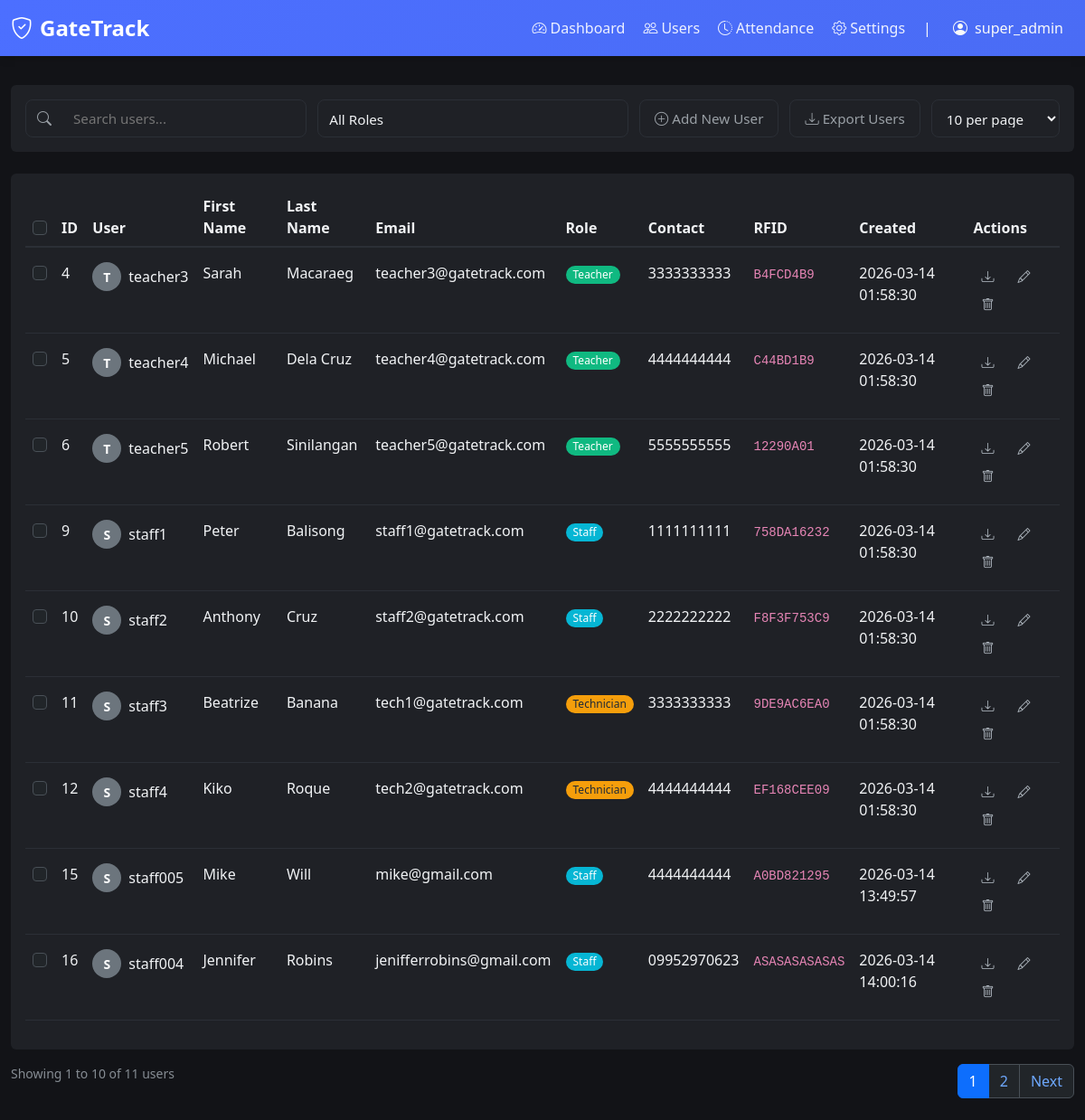
The app's page /users (signed in) with its own data.
### tables this page shows
CREATE TABLE "users" (id INTEGER NOT NULL, username VARCHAR(80), email VARCHAR(120) NOT NULL, password VARCHAR(200), contact VARCHAR(20), gender VARCHAR(10), role VARCHAR(20) NOT NULL, created_at DATETIME, rfid TEXT, first_name VARCHAR(50), last_name VARCHAR(50), PRIMARY KEY (id), UNIQUE (email));

### app.py (the view)
@app.route('/users')
@login_required
def users():
    if session.get('role') not in ['super_admin', 'teacher']:
        flash('You do not have permission to view this page.', 'error')
        return redirect(url_for('dashboard'))
    page = int(request.args.get('page', 1))
    per_page = int(request.args.get('per_page', 10))
    search_term = request.args.get('search', '').strip()
    role_filter = request.args.get('role', '')
    if per_page not in [10, 20, 30, 100]:
        per_page = 10
    page = max(1, page)
    from database_utils import get_paginated_users
    users, total_count = get_paginated_users(page, per_page, search_term, role_filter)
    total_pages = (total_count + per_page - 1) // per_page
    if page > total_pages and total_pages > 0:
        return redirect(url_for('users', page=total_pages, per_page=per_page,
                               search=search_term, role=role_filter))
    return render_template('users.html',
                         users=users,
                         page=page,
                         per_page=per_page,
                         total_count=total_count,
                         total_pages=total_pages,
                         search_term=search_term,
                         role_filter=role_filter)

### app.py (called while the page is built)
def login_required(f):
    @wraps(f)
    def decorated_function(*args, **kwargs):
        if 'user_id' not in session:
            flash('Please log in to access this page.', 'error')
            return redirect(url_for('login'))
        return f(*args, **kwargs)
    return decorated_function

### database_utils.py (called while the page is built)
def get_connection() -> sqlite3.Connection:
    conn = sqlite3.connect(DB_PATH)
    conn.row_factory = sqlite3.Row
    return conn

### templates/users.html (shortened to what this page needs)
{% extends "nav.html" %}
{% block content %}
<div class="row mt-2 mb-4">
  <div class="col-12">
    <div class="card">
      <div class="card-body">
<form method="GET" action="{{ url_for('users') }}" id="usersFilterForm" style="
            display: flex;
            flex-wrap: nowrap;
            gap: 0.75rem;
            align-items: stretch;
            width: 100%;
            height: 42px;
            font-family: system-ui, -apple-system, sans-serif;
          ">
          <div id="searchContainer" style="
              flex: 1 1 250px;
              display: flex;
              align-items: center;
              border: 1px solid var(--border-color);
              border-radius: 8px;
              background: var(--bg-secondary);
              transition: border-color 0.2s;
              overflow: hidden;
            ">
            <span style="
                padding: 0 0.75rem;
                color: var(--text-secondary);
                display: flex;
                align-items: center;
              ">
              <i class="bi bi-search"></i>
            </span>
            <input type="text"
              name="search"
              placeholder="Search users..."
              id="searchInput"
              value="{{ search_term }}"
              style="
                flex: 1;
                border: none;
                padding: 0 0.75rem;
                font-size: 0.95rem;
                outline: none;
                color: var(--text-primary);
                background: transparent;
              "
              onfocus="this.parentElement.style.borderColor = 'var(--primary)'"
              onblur="this.parentElement.style.borderColor = 'var(--border-color)'"
              onkeypress="if(event.key==='Enter') document.getElementById('usersFilterForm').submit();"
            />
          </div>
          <div style="flex: 3 1 160px">
            <select
              id="roleFilter"
              name="role"
              style="
                width: 100%;
                height: 100%;
                padding: 0.6rem 0.75rem;
                font-size: 0.95rem;
                border: 1px solid var(--border-color);
                border-radius: 8px;
                outline: none;
                color: var(--text-primary);
                background-color: var(--bg-secondary);
                cursor: pointer;
                appearance: none;
                background-repeat: no-repeat;
                background-position: right .75rem center;
                background-size: 1rem;
              "
            >
              <option value="">All Roles</option>
            </select>
          </div>
          <div style="flex: 4 1 220px; display: flex; gap: .75rem">
            <button type="button"
              class="add-user-btn"
              data-bs-toggle="offcanvas"
              data-bs-target="#addUserOffcanvas"
              style="
                flex: 1;
                display: inline-flex;
                align-items: center;
                justify-content: center;
                padding: .6rem 1rem;
                font-size: .95rem;
                font-weight: 500;
                color: var(--text-secondary);
                background: transparent;
                border: 1px solid var(--border-color);
                border-radius: 8px;
                text-decoration: none;
                white-space: nowrap;
                cursor: pointer;
                transition: all .2s;
              "
              onmouseover="this.style.borderColor='var(--text-secondary)';this.style.color='var(--text-primary)';this.style.backgroundColor='var(--bg-secondary)'"
              onmouseout="this.style.borderColor='var(--border-color)';this.style.color='var(--text-secondary)';this.style.backgroundColor='transparent'"
            >
              <i class="bi bi-plus-circle me-1"></i>Add New User
            </button>
              <a href="{{ url_for('export_users_csv', page=page, per_page=per_page, search=search_term, role=role_filter) }}"
              style="
                display: inline-flex;
                align-items: center;
                justify-content: center;
                padding: .6rem 1rem;
                font-size: .95rem;
                font-weight: 500;
                color: var(--text-secondary);
                background: transparent;
                border: 1px solid var(--border-color);
                border-radius: 8px;
                cursor: pointer;
                height: 100%;
                transition: all .2s;
                text-decoration: none;
              "
              onmouseover="this.style.borderColor='var(--text-secondary)';this.style.color='var(--text-primary)';this.style.backgroundColor='var(--bg-secondary)'"
              onmouseout="this.style.borderColor='var(--border-color)';this.style.color='var(--text-secondary)';this.style.backgroundColor='transparent'"
            >
              <i class="bi bi-download me-1"></i>Export Users
            </a>
            <div style="flex: 1 1 140px">
              <select id="perPageSelect" name="per_page" style="
                width: 100%;
                height: 100%;
                padding: .6rem .75rem;
                font-size: .95rem;
                border: 1px solid var(--border-color);
                border-radius: 8px;
                outline: none;
                color: var(--text-primary);
                background-color: var(--bg-secondary);
                cursor: pointer;
              ">
                <option value="10" {{ 'selected' if per_page == 10 }}>10 per page</option>
              </select>
            </div>
          </div>
        </form>
      </div>
    </div>
  </div>
</div>
<div class="mt-4">
  <div class="card">
    <div class="card-body">
      <div class="table-responsive">
        <table class="table table-hover" id="usersTable">
          <thead>
            <tr>
              <th><input class="form-check-input" type="checkbox" id="selectAll" /></th>
              <th>ID</th>
              <th>User</th>
              <th>First Name</th>
              <th>Last Name</th>
              <th>Email</th>
              <th>Role</th>
              <th>Contact</th>
              <th>RFID</th>
              <th>Created</th>
              <th>Actions</th>
            </tr>
          </thead>
          <tbody>
            {% for user in users %}
            {% if user.id != session.get('user_id') %}
            <tr>
              <td class="py-3"><input class="form-check-input" type="checkbox" value="{{ user.id }}" /></td>
              <td class="py-3">{{ user.id }}</td>
              <td class="py-3">
                <div class="d-flex align-items-center">
                  <div class="avatar-circle me-2 bg-secondary" style="background-color: #6c757d !important">
                    {{ user.username[0].upper() if user.username else user.email[0].upper() }}
                  </div>
                  {{ user.username or '-' }}
                </div>
              </td>
              <td class="py-3">{{ user.first_name or '-' }}</td>
              <td class="py-3">{{ user.last_name or '-' }}</td>
              <td class="py-3">{{ user.email }}</td>
              <td class="py-3">
                <span class="badge badge-role-{{ user.role | replace('_', '-') }} rounded-pill px-2 py-1">
                  {{ user.role | replace('_', ' ') | title }}
                </span>
              </td>
              <td class="py-3">{{ user.contact or '-' }}</td>
              <td class="py-3"><code>{{ user.rfid or 'N/A' }}</code></td>
              <td class="py-3">{{ user.created_at.strftime('%Y-%m-%d %H:%M:%S') if user.created_at else '-' }}</td>
              <td class="py-3">
                <a href="{{ url_for('export_user_attendance', user_id=user.id) }}" class="btn btn-sm me-1" title="Export Attendance" download>
                  <i class="bi bi-download"></i>
                </a>
                <button class="btn btn-sm me-1" title="Edit" data-bs-toggle="offcanvas" data-bs-target="#editUserOffcanvas"
                  data-user-id="{{ user.id }}"
                  data-user-role="{{ user.role }}"
                  data-user-username="{{ user.username or '' }}"
                  data-user-first-name="{{ user.first_name or '' }}"
                  data-user-last-name="{{ user.last_name or '' }}"
                  data-user-email="{{ user.email }}"
                  data-user-contact="{{ user.contact or '' }}"
                  data-user-rfid="{{ user.rfid or '' }}">
                  <i class="bi bi-pencil"></i>
                </button>
                <button class="btn btn-sm" title="Delete" data-bs-toggle="modal" data-bs-target="#deleteModal" data-user-id="{{ user.id }}" data-user-email="{{ user.email }}" data-user-role="{{ user.role }}">
                  <i class="bi bi-trash"></i>
                </button>
              </td>
            </tr>
            {% endif %}
            {% endfor %}
          </tbody>
        </table>
      </div>
    </div>
  </div>
  <div class="row mt-3">
    <div class="col-md-6">
      <div class="d-flex align-items-center">
        <span class="text-muted small me-3">
          Showing {{ ((page-1)*per_page + 1)|int }} to {{ [page*per_page, total_count]|min }} of {{ total_count }} users
        </span>
      </div>
    </div>
    <div class="col-md-6">
      {% if total_pages > 1 %}
      <nav aria-label="Users pagination">
        <ul class="pagination justify-content-end mb-0">
          {% for p in range(1, total_pages + 1) %}
          {% if p == page %}
          <li class="page-item active"><span class="page-link">{{ p }}</span></li>
          {% else %}
          <li class="page-item">
            <a class="page-link" href="{{ url_for('users', page=p, per_page=per_page, search=search_term, role=role_filter) }}">{{ p }}</a>
          </li>
          {% endif %}
          {% endfor %}
          {% if page < total_pages %}
          <li class="page-item">
            <a class="page-link" href="{{ url_for('users', page=page+1, per_page=per_page, search=search_term, role=role_filter) }}">Next</a>
          </li>
          {% endif %}
        </ul>
      </nav>
      {% endif %}
    </div>
  </div>
</div>
{% endblock %}

### static/css/style.css (style rules this page uses)
[data-bs-theme="dark"] { --bg-primary: #121317; --bg-secondary: #1f2126; --text-primary: #f1f3f5; --text-secondary: #9aa0a6; --primary: #4c6fff; --primary-hover: #5c7cff; --border-color: #2b2f36; --card-shadow: 0 4px 14px rgba(0, 0, 0, 0.45); }
body { background-color: var(--bg-primary); color: var(--text-primary); font-family: "Segoe UI", Tahoma, Geneva, Verdana, sans-serif; min-height: 100vh; transition: background-color 0.3s ease, color 0.3s ease; }
.card { background-color: var(--bg-secondary); border: 1px solid var(--border-color); box-shadow: var(--card-shadow); transition: background-color 0.3s ease, border-color 0.3s ease; }
.table { color: var(--text-primary); }
.table thead th { background-color: var(--bg-primary); border-bottom: 2px solid var(--border-color); color: var(--text-primary); font-weight: 600; }
.table tbody tr { border-bottom: 1px solid var(--border-color); transition: background-color 0.2s ease; }
.card, .stats-card, .stats-card .card-body { background-color: var(--bg-secondary) !important; border: 1px solid var(--border-color) !important; box-shadow: var(--card-shadow) !important; }
.table { color: var(--text-primary) !important; background-color: var(--bg-secondary) !important; }
.table thead th { background-color: var(--bg-primary) !important; border-bottom: 2px solid var(--border-color) !important; color: var(--text-primary) !important; font-weight: 600; }
.table tbody tr { background-color: transparent !important; border-color: var(--border-color) !important; }
.table tbody td { color: var(--text-primary) !important; border-color: var(--border-color) !important; }
.badge { padding: 6px 12px; font-weight: 500; border-radius: 6px; }

### templates/nav.html (style rules this page uses)
.card { border: none !important; box-shadow: none !important; }
.table thead th, .table tbody tr, .table tbody td { background-color: transparent !important; color: inherit !important; }

### templates/users.html (style rules this page uses)
.avatar-circle { width: 32px; height: 32px; border-radius: 50%; display: flex; align-items: center; justify-content: center; color: white; font-weight: bold; font-size: 14px; }
.badge-role-teacher { background-color: #10b981 !important; color: white !important; border-color: #10b981 !important; }
.badge-role-staff { background-color: #06b6d4 !important; color: white !important; border-color: #06b6d4 !important; }
.badge-role-technician { background-color: #f59e0b !important; color: #1f2937 !important; border-color: #f59e0b !important; }

### records on screen
users: id "4", username "T", username "teacher3", first_name "Sarah", last_name "Macaraeg", email "teacher3@gatetrack.com", role "Teacher", contact "3333333333", rfid "B4FCD4B9", created_at "2026-03-14 01:58:30"
users: id "5", username "T", username "teacher4", first_name "Michael", last_name "Dela Cruz", email "teacher4@gatetrack.com", role "Teacher", contact "4444444444", rfid "C44BD1B9", created_at "2026-03-14 01:58:30"
users: id "6", username "T", username "teacher5", first_name "Robert", last_name "Sinilangan", email "teacher5@gatetrack.com", role "Teacher", contact "5555555555", rfid "12290A01", created_at "2026-03-14 01:58:30"
users: id "9", username "S", username "staff1", first_name "Peter", last_name "Balisong", email "staff1@gatetrack.com", role "Staff", contact "1111111111", rfid "758DA16232", created_at "2026-03-14 01:58:30"
users: id "10", username "S", username "staff2", first_name "Anthony", last_name "Cruz", email "staff2@gatetrack.com", role "Staff", contact "2222222222", rfid "F8F3F753C9", created_at "2026-03-14 01:58:30"
users: id "11", username "S", username "staff3", first_name "Beatrize", last_name "Banana", email "tech1@gatetrack.com", role "Technician", contact "3333333333", rfid "9DE9AC6EA0", created_at "2026-03-14 01:58:30"
users: id "12", username "S", username "staff4", first_name "Kiko", last_name "Roque", email "tech2@gatetrack.com", role "Technician", contact "4444444444", rfid "EF168CEE09", created_at "2026-03-14 01:58:30"
users: id "15", username "S", username "staff005", first_name "Mike", last_name "Will", email "mike@gmail.com", role "Staff", contact "4444444444", rfid "A0BD821295", created_at "2026-03-14 13:49:57"
users: id "16", username "S", username "staff004", first_name "Jennifer", last_name "Robins", email "jenifferrobins@gmail.com", role "Staff", contact "09952970623", rfid "ASASASASASAS", created_at "2026-03-14 14:00:16"

### other values on screen
{{ session.get('username') or session.get('email') }} "super_admin"
{{ ((page-1)*per_page + 1)|int }} "1"
{{ [page*per_page, total_count]|min }} "10"
{{ total_count }} "11"
{{ p }} "1"
{{ p }} "2"
